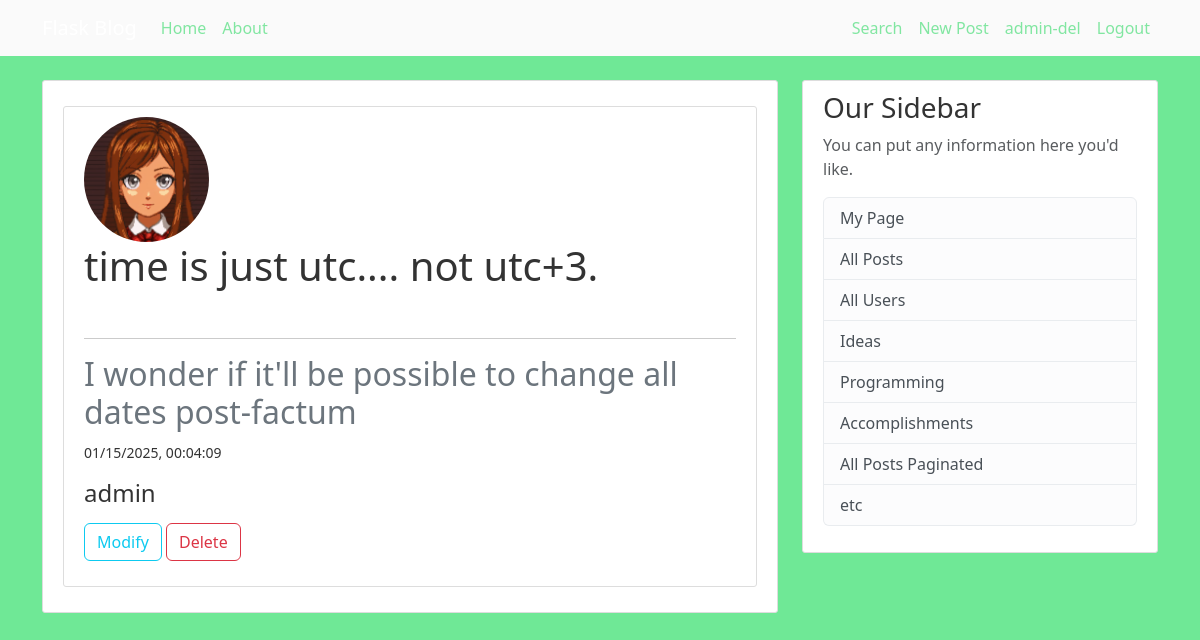
The page /post/7 (signed in) on the database its author committed.
### bungee_gum/models.py (models this page shows, shortened)
class User(db.Model, UserMixin):
    id = db.Column(db.Integer, primary_key=True)
    username = db.Column(db.String(20), unique=True, nullable=False)
    email = db.Column(db.String(120), unique=True, nullable=False)
    image_file = db.Column(db.String(20), nullable=False, default="default.jpg")
    password = db.Column(db.String(60), nullable=False)
    posts = db.relationship("Post", backref="author", lazy="subquery")

class Post(db.Model):
    id = db.Column(db.Integer, primary_key=True)
    title = db.Column(db.String(100), nullable=False)
    date_posted = db.Column(db.DateTime, nullable=False, default=lambda: datetime.now(timezone.utc))
    content = db.Column(db.Text, nullable=False)
    user_id = db.Column(db.Integer, db.ForeignKey("user.id"), nullable=False)

### bungee_gum/posts/routes.py (the view)
@posts.route("/post/<int:id>")
def post_view(id):
    post = Post.query.get_or_404(id)
    return render_template("post-view.html", title=post.title, post=post)

### bungee_gum/models.py (called while the page is built)
@login_manager.user_loader
def load_user(user_id):
    return User.query.get(int(user_id))

### bungee_gum/templates/post-view.html (shortened to what this page needs)
{% extends "base.html" %}
{% block body %}
<div class="content-section">
    <div class="content-section">
        <a href="{{ url_for('users.specific_user', id=post.author.id) }}"><img class="rounded-circle account-img" src="{{ url_for('static', filename='profile-pics/' + post.author.image_file)}}"></a>
        <h1 class="account-heading">{{ post.title }}</h1>
        <br><hr>
        <pre class="h2 text-secondary">{{ post.content }}</pre>
        <small class="mute">{{ post.date_posted.strftime('%m/%d/%Y, %H:%M:%S') }}</small>
        <div>
            <a href="{{ url_for('users.specific_user', id=post.author.id) }}" class="text-decoration-none h4">{{ post.author.username }}</a>
        </div>
        <div>
            <a href="{{ url_for('posts.post_modify', id=post.id) }}" class="btn btn-outline-info">Modify</a>
            <button type="button" class="btn btn-outline-danger" data-bs-toggle="modal" data-bs-target="#deleteModal">Delete</button>
        </div>
    </div>
</div>
{% endblock body %}

### bungee_gum/templates/base.html (shortened to what this page needs)
<!DOCTYPE html>
<html>
<head>
    <link href="https://cdn.jsdelivr.net/npm/bootstrap@5.3.3/dist/css/bootstrap.min.css" rel="stylesheet">
    <link rel="stylesheet" href="{{ url_for('static', filename='style.css') }}">
</head>
<body>
<header class="site-header">
  <nav class="navbar navbar-expand-md navbar-dark bg-steel fixed-top">
    <div class="container">
      <a class="navbar-brand mr-4" href="/">Flask Blog</a>
      <div class="collapse navbar-collapse" id="navbarToggle">
        <div class="navbar-nav mr-auto">
          <a class="nav-item nav-link" href="{{ url_for('main.home') }}">Home</a>
          <a class="nav-item nav-link" href="{{ url_for('main.home') }}">About</a>
        </div>
        <div class="navbar-right">
          <div class="navbar-nav">
            <a class="nav-item nav-link" href="{{ url_for('posts.search_route') }}">Search</a>
          {% if current_user.is_authenticated %}
            <a class="nav-item nav-link" href="{{ url_for('posts.post_new') }}">New Post</a>
            <a class="nav-item nav-link" href="{{ url_for('users.specific_user', id=current_user.id) }}">{{ current_user.username }}</a>
            <a class="nav-item nav-link" href="{{ url_for('users.logout') }}">Logout</a>
          {% else %}
            <a class="nav-item nav-link" href="{{ url_for('users.login_admin') }}">admin1</a>
            <a class="nav-item nav-link" href="{{ url_for('users.login') }}">Login</a>
            <a class="nav-item nav-link" href="{{ url_for('users.register') }}">Register</a>
          {% endif %}
          </div>
        </div>
      </div>
    </div>
  </nav>
</header>
    <main role="main" class="container">
      <div class="row">
        <div class="col-md-8">
          {% block body %}{% endblock body %}
        </div>
        <div class="col-md-4">
          <div class="content-section">
            <h3>Our Sidebar</h3>
            <p class='text-muted'>You can put any information here you'd like.
              <ul class="list-group">
                  {% if current_user.is_authenticated %}
                    <li class="list-group-item list-group-item-light">
                    <a class="text-decoration-none h6" href="{{ url_for('users.specific_user', id=current_user.id) }}">My Page</a>
                    </li>
                  {% endif %}
                 <li class="list-group-item list-group-item-light">
                    <a class="text-decoration-none h6" href="{{ url_for('posts.all_posts') }}">All Posts</a>
                 </li>
                 <li class="list-group-item list-group-item-light">
                    <a class="text-decoration-none h6" href="{{ url_for('users.all_users') }}">All Users</a>
                 </li>
                 <li class="list-group-item list-group-item-light">
                    <a class="text-decoration-none h6" href="{{ url_for('posts.post_ideas') }}">Ideas</a>
                 </li>
                 <li class="list-group-item list-group-item-light">
                    <a class="text-decoration-none h6" href="{{ url_for('posts.post_programming') }}">Programming</a>
                 </li>
                 <li class="list-group-item list-group-item-light">
                    <a class="text-decoration-none h6" href="{{ url_for('posts.post_accomplishments') }}">Accomplishments</a>
                 </li>
                 <li class="list-group-item list-group-item-light">
                    <a class="text-decoration-none h6" href="{{ url_for('posts.all_posts_paginated') }}">All Posts Paginated</a>
                 </li>
                 <li class="list-group-item list-group-item-light">etc</li>
              </ul>
            </p>
          </div>
        </div>
      </div>
    </main>
</body>
</html>

### bungee_gum/static/style.css (style rules this page uses)
body { background: #6fe896; color: #333333; margin-top: 5rem; }
.site-header .navbar-nav .nav-link { color: #81e6a1; }
.bg-steel { background-color: #fafafa; }
.content-section { background: #ffffff; padding: 10px 20px; border: 1px solid #dddddd; border-radius: 3px; margin-bottom: 20px; }
.content-section div { margin: 15px 0; }
.navbar-right { margin-right: 0; margin-left: auto; }
.account-img { width: 125px; height: 125px; }
pre { font-family: "Segoe UI", Arial, sans-serif; white-space:pre-wrap; word-wrap:break-word; overflow: hidden; }

### rows shown on the page
User: username "admin-del"
User: image_file (placeholder picture), author.username "admin"
Post: title "time is just utc.... not utc+3.", content "I wonder if it'll be possible to change all dates post-factum", date_posted "01/15/2025, 00:04:09"
